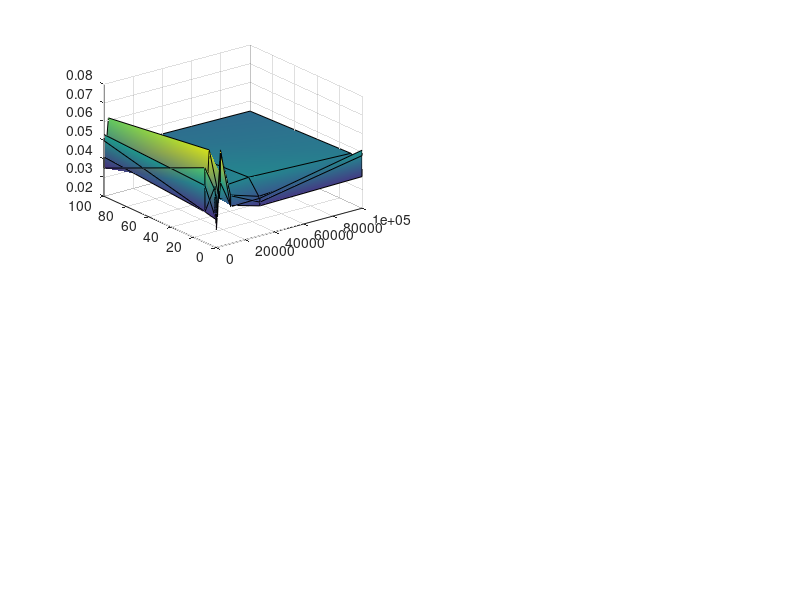

Here is the MATLAB script that generated this plot: (Note: this script raises an error after producing the figure.)
clear all
close all
clc

surfplot_flag = 1;
bargraph_flag = 0;
lineplot_flag = 1;
load('./Results/SCs_all_cEG_Amp_nos4l_fkApdpset_v1.mat')

Totaldps = Inputall(1).Input.Totaldps;
Amp = Inputall(1).Input.Amp;
Amp = Amp*1e6; %amp in um

types = {'-','--',':','-.'};
Markers = {'o','x','d','s'};

iM = size(requiredAmpAll,1);
Models = {};
ROIs = {};
nLayers = [];
for i=1:iM
    Models = horzcat(Models,Inputall(i).Input.Model);
    ROIs = horzcat(ROIs,Inputall(i).Input.ROI);
    idx = find(strcmpi(Inputall(i).Input.Settings,'nLayers'));
    nLayers = horzcat(nLayers,Inputall(i).Input.Settings{idx+1});
end

uModels = unique(Models);
uROI = unique(ROIs);
unLayers = unique(nLayers);
Colors = lines(length(uModels));

CM = viridis; %CM = flip(CM);
RMS_str = {'RMSDOIvrpOSCvr'}
models_idx = 1:length(RMSALL);
if surfplot_flag
    for i=models_idx
        for iRMS = 1:length(RMS_str)
            X = [];
            Y = [];
            Z2 = [];
            Zmax = [];
            ZmeanPSO = [];
            Zmean = [];
            for iAmp = 1:length(Amp)
                for idps = 1:length(Totaldps)
                    Y(iAmp,idps) = Amp(iAmp);
                    X(iAmp,idps) = Totaldps(idps);
                    Z2(iAmp,idps) = RMSALL(i).RMS(iAmp,idps).RMS(2).(RMS_str{iRMS});
                    Zmax(iAmp,idps) = max([RMSALL(i).RMS(iAmp,idps).RMS(:).(RMS_str{iRMS})]);
                    ZmeanPSO(iAmp,idps) = max([RMSALL(i).RMS(iAmp,idps).RMS(7).(RMS_str{iRMS})]);
                    Zmean(iAmp,idps) = max([RMSALL(i).RMS(iAmp,idps).RMS(6).(RMS_str{iRMS})]);
                end
            end
            figure
            
            colormap(CM)
            surf_set = {'facecolor','interp'};
            sp_set = {{'xscale','yscale','xlim','ylim'},{'log','log',[min(X(:)),max(X(:))],[min(Y(:)),max(Y(:))]}};
            nlayers = Inputall(i).Input.Settings{find(strcmpi(Inputall(i).Input.Settings,'nLayers'))+1};
            master_title = sprintf('%s - %s, nlayers = %i: %s ',Inputall(i).Input.Model,Inputall(i).Input.ROI,nlayers,RMS_str{iRMS});
            
            subplot(2,2,1)
            surf(X,Y,Z2,Z2,surf_set{:})
            hold on
            [x,y,z] = limline(X,Y,Z2,0.1);
            plot3(x,y,z+1,'r')
            hold off
            view(0,90)
            set(gca,sp_set{1},sp_set{2})
            colorbar
            xlabel('# dipoles')
            ylabel('Vibration amplitude [\mum]')
            title('RMSE at POI on z-axis')
            
            subplot(2,2,2)
            surf(X,Y,Zmax,Zmax,surf_set{:})
            hold on
            [x,y,z] = limline(X,Y,Zmax,0.1);
            plot3(x,y,z+1,'r')
            hold off
            view(0,90)
            set(gca,sp_set{1},sp_set{2})
            colorbar
            xlabel('# dipoles')
            ylabel('Vibration amplitude [\mum]')
            title('max RMSE')
            
            subplot(2,2,3)
            surf(X,Y,Zmean,Zmean,surf_set{:})
            hold on
            [x,y,z] = limline(X,Y,Zmean,0.1);
            plot3(x,y,z+1,'r')
            hold off
            view(0,90)
            set(gca,sp_set{1},sp_set{2})
            colorbar
            xlabel('# dipoles')
            ylabel('Vibration amplitude [\mum]')
            title('RMSE mean all POIs ')
            
            subplot(2,2,4)
            surf(X,Y,ZmeanPSO,ZmeanPSO,surf_set{:})
            hold on
            [x,y,z] = limline(X,Y,ZmeanPSO,0.1);
            plot3(x,y,z+1,'r')
            hold off
            view(0,90)
            set(gca,sp_set{1},sp_set{2})
            colorbar
            xlabel('# dipoles')
            ylabel('Vibration amplitude [\mum]')
            title('RMSE mean POIs same O')
            mtit(master_title);
        end
        
    end
end
RMS_str = {'RMS','RMSDOIvrpOSCvr','RMSDOIvrpstatnoise'}
models_idx = 1:length(RMSALL);

if bargraph_flag || lineplot_flag
    Method = 'lin';
    for iRMS = 1:length(RMS_str)
        Val2.(RMS_str{iRMS}) = [];
        ValmPSO.(RMS_str{iRMS}) = [];
        for i=models_idx
            idx_c = find(strcmpi(Models{i},uModels));
            idx_lt = find(strcmpi(ROIs{i},uROI));
            idx_m = find(nLayers(i)==unLayers);
            
            
            X = [];
            Y = [];
            Z2 = [];
            Zmax = [];
            ZmeanPSO = [];
            Zmean = [];
            for iAmp = 1:length(Amp)
                for idps = 1:length(Totaldps)
                    
                    Y(iAmp,idps) = Amp(iAmp);
                    X(iAmp,idps) = Totaldps(idps);
                    Z2(iAmp,idps) = RMSALL(i).RMS(iAmp,idps).RMS(2).(RMS_str{iRMS});
                    Zmax(iAmp,idps) = max([RMSALL(i).RMS(iAmp,idps).RMS(:).(RMS_str{iRMS})]);
                    ZmeanPSO(iAmp,idps) = max([RMSALL(i).RMS(iAmp,idps).RMS(7).(RMS_str{iRMS})]);
                    Zmean(iAmp,idps) = max([RMSALL(i).RMS(iAmp,idps).RMS(6).(RMS_str{iRMS})]);
                end
                
            end
            idx = length(Totaldps);
            zval = 10^interp1(Z2(:,idx),log10(Y(:,idx)),0.1,Method,'extrap');
            Val2.(RMS_str{iRMS})(idx_m,idx_c,idx_lt) = zval;
            zmPSO = 10^interp1(Z2(:,idx),log10(Y(:,idx)),0.1,Method,'extrap');
            ValmPSO.(RMS_str{iRMS})(idx_m,idx_c,idx_lt) = zmPSO;
        end
        if bargraph_flag 
            figure
            subplot(2,2,1)
            bar(Val2.(RMS_str{iRMS})(:,:,1));
            set(gca,{'yscale','xticklabel'},{'log',unLayers})
            title(uROI{1})
            subplot(2,2,2)
            bar(Val2.(RMS_str{iRMS})(:,:,2));
            set(gca,{'yscale','xticklabel'},{'log',unLayers})
            legend(uModels)
            title(uROI{2})
            
            subplot(2,2,3)
            bar(ValmPSO.(RMS_str{iRMS})(:,:,1));
            set(gca,{'yscale','xticklabel'},{'log',unLayers})
            title(uROI{1})
            subplot(2,2,4)
            bar(ValmPSO.(RMS_str{iRMS})(:,:,2));
            set(gca,{'yscale','xticklabel'},{'log',unLayers})
            legend(uModels)
            title(uROI{2})
        end
        if lineplot_flag
            fignr = get(gcf,'number')+1;
            s1_flag = 1;
            s2_flag = 1;
            for i=models_idx
                idx_c = find(strcmpi(Models{i},uModels));
                idx_lt = find(strcmpi(ROIs{i},uROI));
                idx_m = find(nLayers(i)==unLayers);
                
                
                X = [];
                Y = [];
                Z2 = [];
                Zmax = [];
                ZmeanPSO = [];
                Zmean = [];
                for iAmp = 1:length(Amp)
                    for idps = 1:length(Totaldps)
                        
                        Y(iAmp,idps) = Amp(iAmp);
                        X(iAmp,idps) = Totaldps(idps);
                        Z2(iAmp,idps) = RMSALL(i).RMS(iAmp,idps).RMS(2).(RMS_str{iRMS});
                        Zmax(iAmp,idps) = max([RMSALL(i).RMS(iAmp,idps).RMS(:).(RMS_str{iRMS})]);
                        ZmeanPSO(iAmp,idps) = max([RMSALL(i).RMS(iAmp,idps).RMS(7).(RMS_str{iRMS})]);
                        Zmean(iAmp,idps) = max([RMSALL(i).RMS(iAmp,idps).RMS(6).(RMS_str{iRMS})]);
                    end
                    
                end
                for idps=1:length(Totaldps)
                    zval(idps) = 10^interp1(Z2(:,idps),log10(Y(:,idps)),0.1,Method,'extrap');                    
                    zmPSO(idps) = 10^interp1(Z2(:,idps),log10(Y(:,idps)),0.1,Method,'extrap');
                    
  
                    
                end
                ltype = [Markers{idx_m},'-'];
                
                figure(fignr)
                subplot(1,2,idx_lt)
                p = plot(Totaldps,zval,ltype,'color',Colors(idx_c,:),'markersize',10);
                if s1_flag && idx_lt==1
                    hold on;
                    title(ROIs{i})
                    xlabel('nr. dipoles')
                    ylabel('Amp [um]')
                    s1_flag = 0;
                    ylim([10^-3,10^3])
                end
                if s2_flag && idx_lt==2
                    hold on;
                    title(ROIs{i})
                    xlabel('nr. dipoles')
                    s2_flag = 0;
                    ylim([10^-3,10^3])
                end
                set(gca,{'xscale','yscale'},{'log','log'})
                set(get(get(p,'Annotation'),'LegendInformation'),'IconDisplayStyle','off');
            end
            for i=1:length(uModels)
                plot(nan,nan,'-','color',Colors(i,:),'DisplayName',[uModels{i}(1:5),'_{',uModels{i}(7:end),'}']);
            end
            for i=1:length(unLayers)
                plot(nan,nan,Markers{i},'color','k','DisplayName',sprintf('# Layers = %i',unLayers(i)));
            end
            hold off
            legend('show','location','best')
            set(findall(gcf,'type','axes'),'fontsize',18)
            
        end
        
    end
end


function [x,y,z] = limline(X,Y,Z,Lim)
idxZ = Z<=Lim;
idxline = idxZ & circshift(~idxZ,-1,2);
x=X(idxline); x=x(:);
y=Y(idxline); y = y(:);
z = Z(idxline); x=x(:);

end